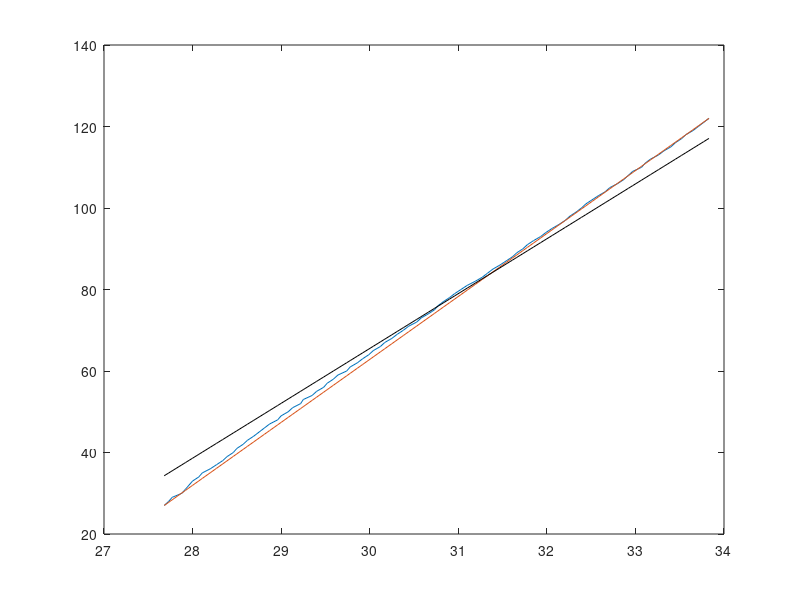

Write the MATLAB code that produced this figure.

x= 27:1:122;

c=[-3.57, -3.52, -3.48, -3.37, -3.33, -3.29, -3.25, -3.18, -3.14, -3.05, -2.98, -2.91, -2.86, -2.79, -2.75, -2.68, -2.63, -2.56, -2.50, -2.44, -2.38, -2.29, -2.25, -2.17, -2.12, -2.03, -2.00, -1.9, -1.85, -1.77, -1.73, -1.66, -1.61, -1.51, -1.47, -1.39, -1.33, -1.26, -1.21, -1.13, -1.08, -1.00, -0.94, -0.87, -0.81, -0.72, -0.67, -0.59, -0.52, -0.48, -0.42, -0.35, -0.29, -0.22, -0.15, -0.06, 0.02, 0.08, 0.14, 0.22, 0.29, 0.36, 0.41, 0.48, 0.53, 0.60, 0.68, 0.74, 0.81, 0.89, 0.96, 1.01, 1.08, 1.14, 1.19, 1.26, 1.33, 1.41, 1.46, 1.55, 1.62, 1.67, 1.72, 1.82, 1.86, 1.92, 2.01, 2.07, 2.15, 2.20, 2.27, 2.32, 2.40, 2.46, 2.52, 2.58];

c_compensada= c*15.45/13.46;
c_abs_compensada= c_compensada+31.25;

c_abs= c+31.25;


m= (122-27)/(2.58+3.57);
offset= 27-m*(31.25-3.57);

curva_medida= c_abs*m+offset;
hold off
plot(c_abs, x)
hold on
plot(c_abs, curva_medida)

plot(c_abs, c_abs*13.46-338.275, 'k')








